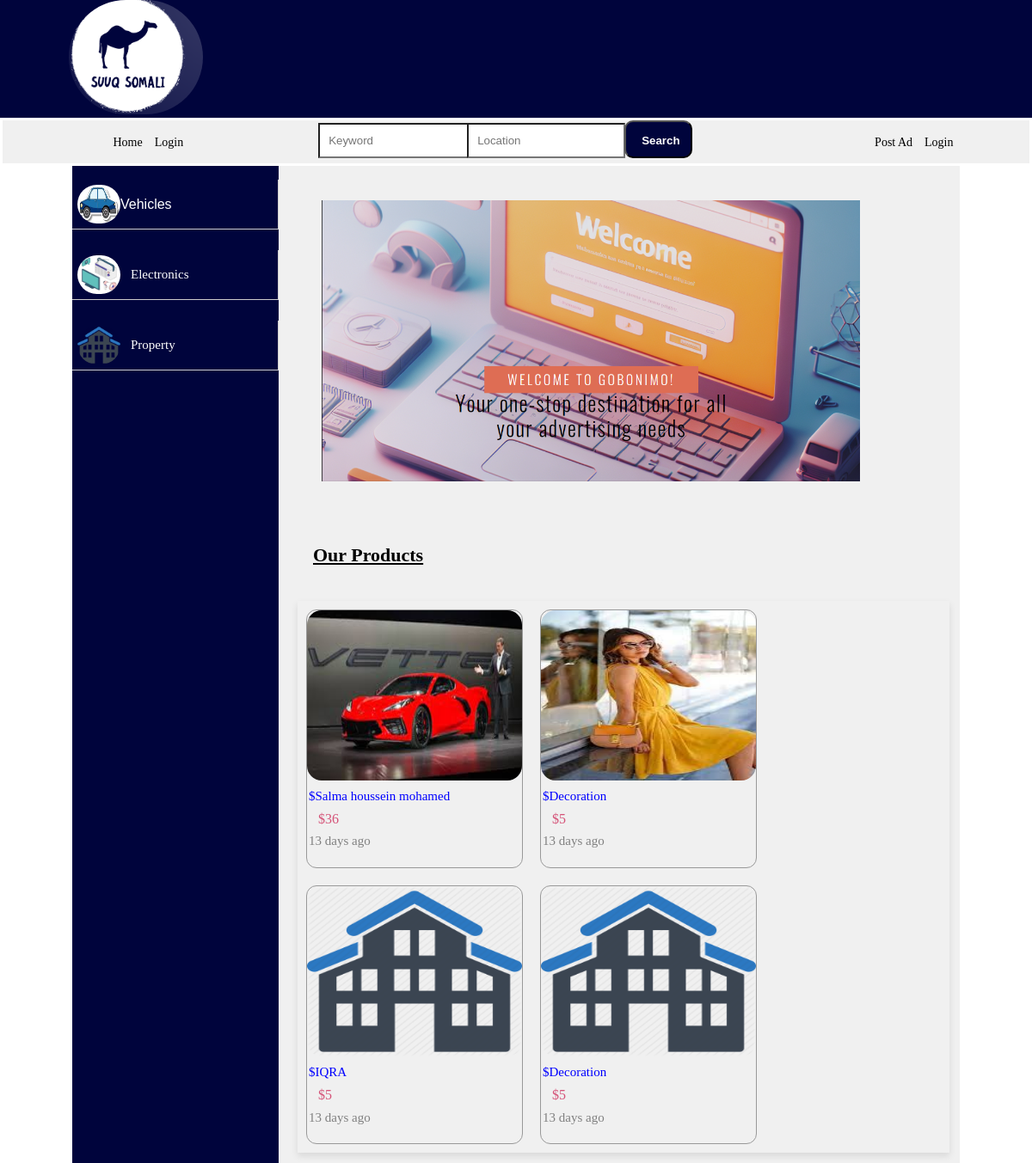
The page / on the database its author committed.
### base/models.py (models this page shows, shortened)
class Category(models.Model):
    name = models.CharField(max_length=100)
    parent_category = models.ForeignKey('self', null=True, blank=True, related_name='subcategories', on_delete=models.CASCADE)
    image = models.ImageField(upload_to='product_images')

class Product(models.Model):
    category = models.ForeignKey(Category, on_delete=models.CASCADE)
    advertiser = models.ForeignKey(User, on_delete=models.CASCADE)
    name = models.CharField(max_length=100)
    description = models.TextField()
    location = models.CharField(max_length=100)
    condition = models.CharField(max_length=100)
    price = models.IntegerField(null=True, blank=True)
    geartype = models.CharField(max_length=100, null=True, blank=True)
    motortype = models.CharField(max_length=100, null=True, blank=True)
    year = models.IntegerField(null=True, blank=True)
    color = models.CharField(max_length=50, null=True, blank=True)
    num_rooms = models.IntegerField(null=True, blank=True)
    num_baths = models.IntegerField(null=True, blank=True)
    updated = models.DateTimeField(auto_now=True)
    created = models.DateTimeField(auto_now_add=True)

class Image(models.Model):
    product = models.ForeignKey(Product, on_delete=models.CASCADE)
    image = models.ImageField(upload_to='product_images')

### base/views.py (the view)
# urls.py: path('', views.index, name='index'),
def index(request):
    categories = Category.objects.all()
    products = Product.objects.all()
    return render(request, 'base/index.html', {'categories': categories, 'products': products})

### base/templates/base/index.html (shortened to what this page needs)
{% extends 'main.html' %}
{% load static %}
{% block content %}
     <section class="products-container">
        <div class="side-menu">
            <ul>
                {% for category in categories %}
                {% if not category.parent_category %}
                <li class="parent-category">
                    <img class="icon" src="{{ category.image.url }}" alt="">
                    {% if category.subcategories.all %}
                    <span class="side-menu-item">{{ category.name }}</span>
                    {% else %}
                    <a href="{% url 'product_list' category.id %}" class="side-menu-item">{{ category.name }}</a>
                    {% endif %}
                </li>
                {% endif %}
                {% endfor %}
            </ul>
        </div>
        <div class="ad-design">
            <img src="{% static 'images/Design.png' %}" alt="Logo">
        </div>
        <div class="title">
          <h2>Our Products</h2>
        </div>
  <div class="products">
            {% for product in products %}
              <div class="ad-img-container">
                <div class="ad-img-card">
                  <a href="{% url 'product_detail' product.id %}">
                    {% if product.image_set.all %}
                      <img src="{{ product.image_set.first.image.url }}" alt="{{ product.name }}">
                    {% endif %}
                  </a>
                </div>
                <div class="advertise-info">
                  <span class="header">${{ product.name }} </span>
                  <span class="price">${{ product.price }} </span>
                  <span class="date">13 days ago </span>
                </div>
              </div>
            {% endfor %}
          </div>
     </section>
     {% endblock %}

### templates/main.html (shortened to what this page needs)
<!DOCTYPE html>
{% load static %}
<html lang="en">
<head>
    <link rel="stylesheet" href="{% static 'styles/style.css' %}" />
    <link rel="stylesheet" href="https://unpkg.com/swiper/swiper-bundle.min.css"/>
    <link rel="stylesheet" href="https://cdnjs.cloudflare.com/ajax/libs/font-awesome/5.15.4/css/all.min.css">
</head>
<body>
    {% include 'navbar.html' %}
    {% block content %}
    {% endblock %}
</body>
</html>

### templates/navbar.html
{% load static %}
<div class="logo-container">
    <div class="logo-img">
        <img src="{% static 'images/gobonimo.png' %}" alt="Logo">
    </div>
</div>
<div class="navbar-container">
    <div class="navbar">
        <ul>
            <li><a href="">Home</a></li>
            <li><a href="">Login</a></li>
        </ul>
    </div>
    <form method="GET" action="{% url 'search_products' %}">
    <div class="search-panel">
            <input type="text" name="keyword" id="" placeholder="Keyword">
            <input type="text" name="Location" id="" placeholder="Location">
            <button type="submit">Search</button>
    </div>
</form>
    <div class="navbar-right">
        <ul>
            <li><a href="{% url 'menu' %}">Post Ad</a></li>
            {% if user.is_authenticated %}
                <li class="dropdown">
                    <a href="#" class="dropdown-btn">Settings</a>
                    <ul class="dropdown-content">
                        <li><a href="{% url 'view_profile' user.username %}">My Profile</a></li>
                        <li><a href="{% url 'logout' %}">Logout</a></li>
                    </ul>
                </li>
            {% else %}
                <li><a href="{% url 'login' %}">Login</a></li>
            {% endif %}
        </ul>
    </div>
</div>

### static/styles/style.css (style rules this page uses)
body { margin:0; background-color: #fff; }
.logo-container { margin: 0; background-color: #00043C; }
.logo-img img { width: 13%; height: 133px; border-radius: 200px; margin-left: 80px; }
.navbar-container { display: flex; justify-content: space-around; margin: 3px; background-color: #e7e7e7a1; }
.navbar ul li { list-style-type: none; text-decoration: none; margin: 0; display: inline-block; }
.navbar a { font-family: 'Times New Roman', Times, serif; font-size: 14px; text-decoration: none; padding: 5px; color: #000; }
.search-panel input { display: inline-block; width: 160px; height: 17px; padding: 10px; background-color: #fff; margin-left: -15px; }
.search-panel button { background-color: #00043C; margin-left: -5px; color: #fff; width: 79px; height: 44px; padding: 16px 18px; padding-top: 14px; }
.navbar-right ul li { list-style-type: none; text-decoration: none; margin: 0; display: inline-block; }
.navbar-right a { font-family: 'Times New Roman', Times, serif; font-size: 14px; text-decoration: none; padding: 5px; color: #000; }
.products-container { background-color: #e7e7e7a1; display: grid; grid-template-areas: "side-menu header " "side-menu title" "side-menu products"; gap: 10px; margin-top: 30px; margin: 0 auto; width: 86%; }
.title h2 { grid-area: title; font-family: 'Times New Roman', Times, serif; font-size: 22px; text-decoration: underline; margin-left: 30px; }
.side-menu { grid-area: side-menu; background-color: #00043C; }
.ad-design img { width: 80%; height: auto; margin: 40px; }
.products { display: flex; flex-wrap: wrap; margin: 12px; grid-area:products; box-shadow: 0 4px 8px rgba(0, 0, 0, 0.1); }
.ad-img-container { border-radius: 12px; border: 1px solid #999; width: 250px; margin: 10px; }
.ad-img-card img { width: 100%; height: 198px; border-radius: 17px; }
.advertise-info { margin: 2px; margin-bottom: 13px; font-family: 'Times New Roman', Times, serif; font-size: 15px; color: blue; display: flex; flex-direction: column; margin-bottom: 17px; line-height: 1.7; }
.date { color:grey; font-family: 'Times New Roman', Times, serif; }
.side-menu { grid-area: side-menu; background-color: #00043C; width: 240px; color: #fff; font-family: Arial, sans-serif; }
.side-menu ul { padding: 0; }
.side-menu ul li { display: flex; align-items: center; margin-bottom: 24px; list-style-type: none; position: relative; padding: 6px; border-style: solid; border-width: 0px 1px 1px 0px; border-color: #cccccc; }
.side-menu a { color: #fff; font-size: 16px; text-decoration: none; list-style-type: none; margin: 12px; }
.parent-category a { text-decoration: none; font-size: 15px; font-family: 'Times New Roman', Times, serif; color: #fff; }
button { width: 130px; height: 50px; border-radius: 10px; font-weight: bolder; background-color: #2C3E5033; }
.views, .price { font-size: 14px; color: #C70039A8; margin-left: 33px; font-size: 14px; }
.price { color: #C70039A8; font-size: 16px; position: relative; right: 22px; }
.icon { width: 50px; height: 45px; background-position: -18px -9px; float: left; border-radius: 25px; }

### rows shown on the page
Category: image (picture), name "Vehicles"
Category: image (picture), name "Electronics"
Category: image (picture), name "Property"
Product: image_set.first.image (picture), name "Salma houssein mohamed", price "36"
Product: image_set.first.image (picture), name "Decoration", price "5"
Product: image_set.first.image (picture), name "IQRA", price "5"
Product: image_set.first.image (picture), name "Decoration", price "5"
